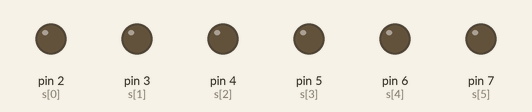
A sketch run on a simulated Arduino Uno, built with avr-gcc and run on an emulated ATmega328P. Parts: output pins drawn as LEDs (lit = HIGH). Pins used as bus, display or sensor lines are not drawn.

Above: at 0.1 s.
At 6.1 s:
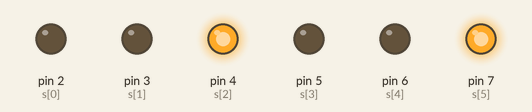
At 9.1 s:
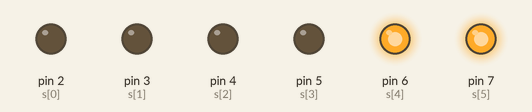
At 18.1 s:
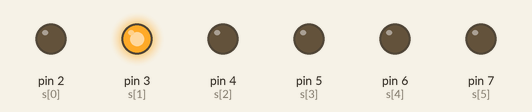
At 27.1 s:
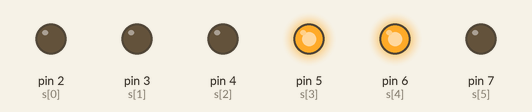
At 36.1 s:
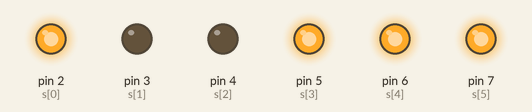
Timing chart, 0 to 40.0 s (numbered marks = the images above):
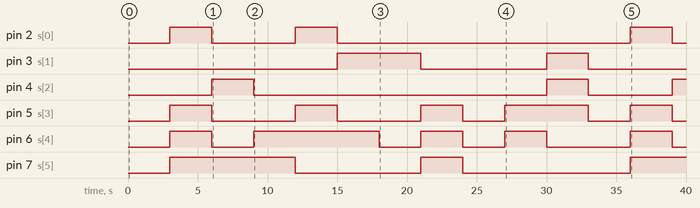

Measured:
- by itself, pin 2 (s[0]): goes HIGH 3.0 s, LOW 6.0 s, HIGH 3.0 s, LOW 21.0 s, HIGH 3.0 s, then LOW
- by itself, pin 3 (s[1]): LOW → HIGH at 15.0 s, → LOW 6.0 s later, → HIGH 9.0 s later, → LOW 3.0 s later
- by itself, pin 4 (s[2]): goes HIGH 3.0 s, LOW 21.0 s, HIGH 3.0 s, LOW 6.0 s, then HIGH
- by itself, pin 5 (s[3]): LOW → HIGH at 3.0 s, → LOW 3.0 s later, → HIGH 6.0 s later, → LOW 3.0 s later, … (10 changes in this stretch)
- by itself, pin 6 (s[4]): LOW → HIGH at 3.0 s, → LOW 3.0 s later, → HIGH 3.0 s later, → LOW 9.0 s later, … (10 changes in this stretch)
- by itself, pin 7 (s[5]): goes HIGH 9.0 s, LOW 9.0 s, HIGH 3.0 s, LOW 12.0 s, then HIGH

The sketch:

7segment.ino
```cpp
int array[11][8]={{0,0,0,0,0,0,1},{1,0,0,1,1,1,1},{0,0,1,0,0,1,0},{0,0,0,0,1,1,0},{1,0,0,1,1,0,0},{0,1,0,0,1,0,0},{0,1,0,0,0,0,0},{0,0,0,1,1,1,1},{0,0,0,0,0,0,0},{0,0,0,1,1,0,0},{0,1,1,1,0,0,0}};
int s[]={2,3,4,5,6,7,8,8};
void setup() {
  // put your setup code here, to run once:
  for(int i=0;i<8;i++){
    pinMode(s[i],OUTPUT);
    }
}

void loop() {
  // put your main code here, to run repeatedly:
  for(int c=0;c<11;c++){
    for(int j=0;j<8;j++){
      digitalWrite(s[j],array[c][j]);
      }
      delay(3000);
  }

}
```
